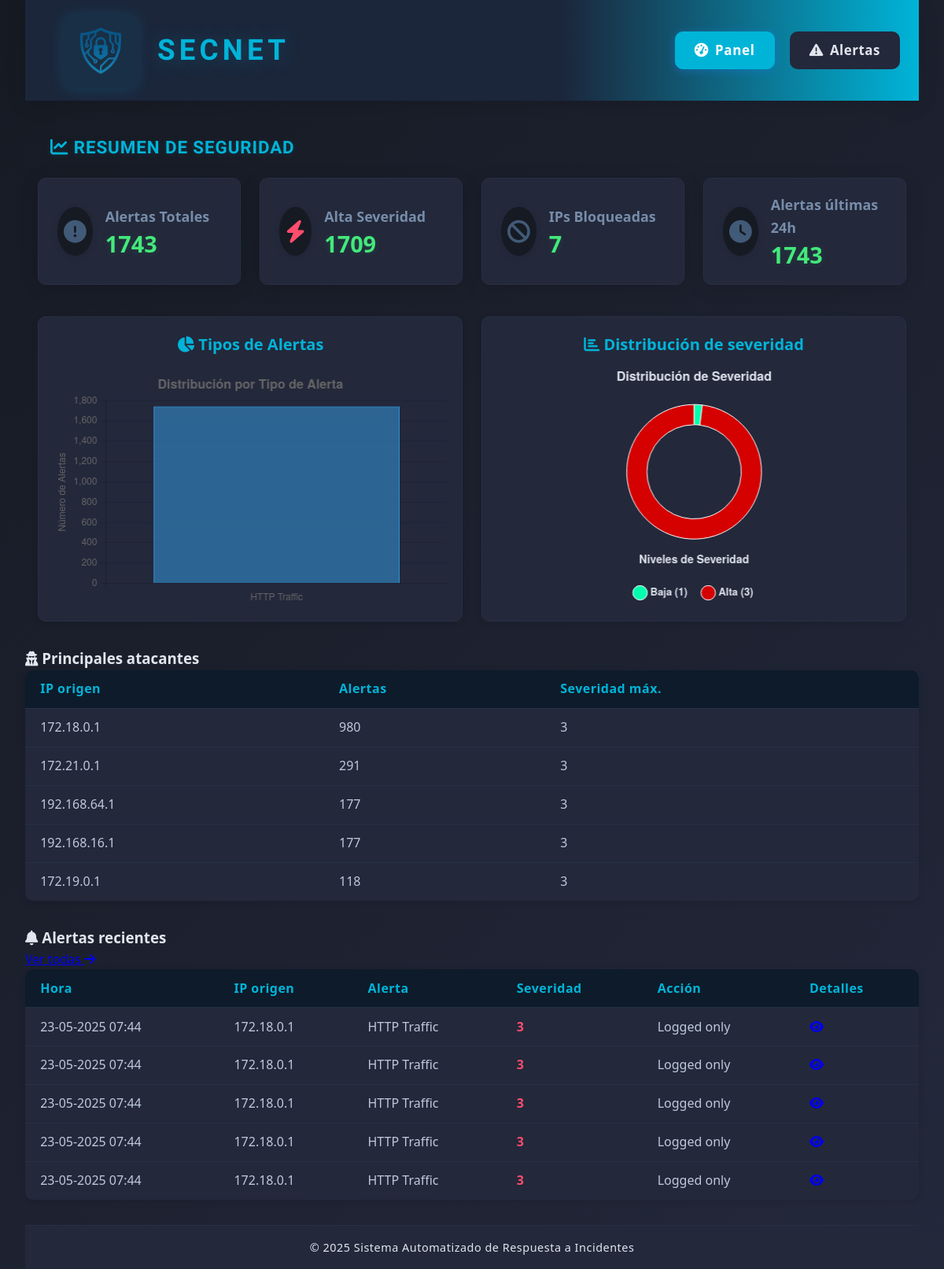
The app's page /web-interface/index.php with its own data.
### tables this page shows
CREATE TABLE alerts (        id INTEGER PRIMARY KEY AUTOINCREMENT,        timestamp TEXT,        src_ip TEXT,        dest_ip TEXT,        alert_message TEXT,        severity INTEGER,        protocol TEXT,        action_taken TEXT,        raw_data TEXT    );

### web-interface/index.php (the view, shortened to what this page needs)
<!DOCTYPE html>
<html lang="es">
<head>
    <link rel="stylesheet" href="https://cdnjs.cloudflare.com/ajax/libs/font-awesome/6.4.0/css/all.min.css">
    <link rel="stylesheet" href="css/style.css">
</head>
<body>
    <div class="container">
        <header>
            <div class="logo-container">
                <a href="index.php" style="display:flex;align-items:center;text-decoration:none;">
                    <img src="assets/logo.png" alt="Logo">
                    <h1 style="font-family: 'Orbitron', sans-serif;">SecNet</h1>
                </a>
            </div>
            <nav>
                <ul>
                    <li><a href="index.php" class="active"><i class="fas fa-tachometer-alt"></i> Panel</a></li>
                    <li><a href="alerts.php"><i class="fas fa-exclamation-triangle"></i> Alertas</a></li>
                </ul>
            </nav>
        </header>
        <main>
            <div class="dashboard-header">
                <h2><i class="fas fa-chart-line"></i> Resumen de Seguridad</h2>
            </div>
            <section class="dashboard">
                <div class="stats-container">
                    <?php
                    $db = new SQLite3('/var/www/html/database/alerts.db');
                    $where_not_blocked = "1=1";
                    $timeRange = isset($_GET['timeRange']) ? $_GET['timeRange'] : '';
                    $useTimeFilter = ($timeRange !== '' && is_numeric($timeRange));
                    $timeFilter = $useTimeFilter ? "timestamp > datetime('now', '-$timeRange hours')" : '1=1';
                    $total_alerts = $db->querySingle("SELECT COUNT(*) FROM alerts WHERE $where_not_blocked AND $timeFilter");
                    $high_severity = $db->querySingle("SELECT COUNT(*) FROM alerts WHERE severity >= 2 AND ($where_not_blocked) AND $timeFilter");
                    $blocked_ips = $db->querySingle("SELECT COUNT(DISTINCT ip_address) FROM blocked_ips");
                    $recent_alerts = $db->querySingle("SELECT COUNT(*) FROM alerts WHERE $timeFilter AND ($where_not_blocked)");
                    $top_attackers = [];
                    $top_attackers_query = "SELECT src_ip, COUNT(*) as count, MAX(severity) as max_severity FROM alerts WHERE $where_not_blocked AND $timeFilter GROUP BY src_ip ORDER BY count DESC LIMIT 10";
                    $top_attackers_result = $db->query($top_attackers_query);
                    while ($row = $top_attackers_result->fetchArray(SQLITE3_ASSOC)) {
                        $top_attackers[$row['src_ip']] = [
                            'count' => $row['count'],
                            'severity' => $row['max_severity']
                        ];
                    }
                    ?>
                    <div class="stat-card">
                        <div class="stat-icon"><i class="fas fa-exclamation-circle"></i></div>
                        <div class="stat-content">
                            <div class="stat-title">Alertas Totales</div>
                            <div class="stat-value"><?php echo $total_alerts; ?></div>
                        </div>
                    </div>
                    <div class="stat-card">
                        <div class="stat-icon danger"><i class="fas fa-bolt"></i></div>
                        <div class="stat-content">
                            <div class="stat-title">Alta Severidad</div>
                            <div class="stat-value"><?php echo $high_severity; ?></div>
                        </div>
                    </div>
                    <div class="stat-card">
                        <div class="stat-icon"><i class="fas fa-ban"></i></div>
                        <div class="stat-content">
                            <div class="stat-title">IPs Bloqueadas</div>
                            <div class="stat-value"><?php echo $blocked_ips; ?></div>
                        </div>
                    </div>
                    <div class="stat-card">
                        <div class="stat-icon"><i class="fas fa-clock"></i></div>
                        <div class="stat-content">
                            <div class="stat-title">Alertas últimas 24h</div>
                            <div class="stat-value"><?php echo $recent_alerts; ?></div>
                        </div>
                    </div>
                </div>
                <div class="charts-container">
                    <div class="chart-card">
                        <h3><i class="fas fa-chart-pie"></i> Tipos de Alertas</h3>
                        <div class="chart-container" style="min-height: 300px;">
                            <canvas id="alertTypesChart"></canvas>
                        </div>
                    </div>
                    <div class="chart-card">
                        <h3><i class="fas fa-chart-bar"></i> Distribución de severidad</h3>
                        <div class="chart-container" style="min-height: 300px;">
                            <canvas id="severityChart" style="width: 100%; height: 100%;"></canvas>
                        </div>
                    </div>
                </div>
                <div class="top-attackers-section">
                    <h3><i class="fas fa-user-secret"></i> Principales atacantes</h3>
                    <table class="top-attackers-table">
                        <thead>
                            <tr>
                                <th>IP origen</th>
                                <th>Alertas</th>
                                <th>Severidad máx.</th>
                            </tr>
                        </thead>
                        <tbody>
                            <?php foreach ($top_attackers as $ip => $info): ?>
                                <tr>
                                    <td><?php echo htmlspecialchars($ip); ?></td>
                                    <td><?php echo $info['count']; ?></td>
                                    <td><?php echo $info['severity']; ?></td>
                                </tr>
                            <?php endforeach; ?>
                        </tbody>
                    </table>
                </div>
                <div class="recent-alerts">
                    <div class="section-header">
                        <h3><i class="fas fa-bell"></i> Alertas recientes</h3>
                        <a href="alerts.php" class="view-all">Ver todas <i class="fas fa-arrow-right"></i></a>
                    </div>
                    <div class="table-container">
                        <table>
                            <thead>
                                <tr>
                                    <th>Hora</th>
                                    <th>IP origen</th>
                                    <th>Alerta</th>
                                    <th>Severidad</th>
                                    <th>Acción</th>
                                    <th>Detalles</th>
                                </tr>
                            </thead>
                            <tbody>
                                <?php
                                $results = $db->query("SELECT * FROM alerts WHERE $where_not_blocked AND $timeFilter ORDER BY timestamp DESC LIMIT 5");
                                while ($row = $results->fetchArray(SQLITE3_ASSOC)) {
                                    $severity_class = ($row['severity'] >= 2) ? 'high' : 'low';
                                    echo '<tr>';
                                    echo '<td>' . date('d-m-Y H:i', strtotime($row['timestamp'])) . '</td>';
                                    echo '<td>' . htmlspecialchars($row['src_ip']) . '</td>';
                                    echo '<td>' . htmlspecialchars($row['alert_message']) . '</td>';
                                    echo '<td><span class="severity ' . $severity_class . '">' . htmlspecialchars($row['severity']) . '</span></td>';
                                    echo '<td>' . htmlspecialchars($row['action_taken']) . '</td>';
                                    echo '<td><a href="alert-details.php?id=' . urlencode($row['id']) . '" class="btn btn-icon" title="Ver detalles"><i class="fas fa-eye"></i></a></td>';
                                    echo '</tr>';
                                }
                                ?>
                            </tbody>
                        </table>
                    </div>
                </div>
            </section>
        </main>
        <footer class="footer-container">
            <p>&copy; <?php echo date('Y'); ?> Sistema Automatizado de Respuesta a Incidentes</p>
        </footer>
    </div>
    <script>
        // Inicializar los gráficos cuando el DOM esté completamente cargado
        document.addEventListener('DOMContentLoaded', function() {
            console.log('DOM completamente cargado, inicializando gráficos...');
            // Verificar si Chart.js está cargado
            if (typeof Chart === 'undefined') {
                console.error('Chart.js no se ha cargado correctamente');
                return;
            }
            // Verificar si la función initCharts existe
            if (typeof initCharts === 'function') {
                console.log('Inicializando gráficos...');
                initCharts();
            } else {
                console.error('La función initCharts no está definida');
            }
        });
    </script>
</body>
</html>

### records on screen
alerts: timestamp "23-05-2025 07:44", src_ip "172.18.0.1", alert_message "HTTP Traffic", severity "3", action_taken "Logged only"
alerts: timestamp "23-05-2025 07:44", src_ip "172.18.0.1", alert_message "HTTP Traffic", severity "3", action_taken "Logged only"
alerts: timestamp "23-05-2025 07:44", src_ip "172.18.0.1", alert_message "HTTP Traffic", severity "3", action_taken "Logged only"
alerts: timestamp "23-05-2025 07:44", src_ip "172.18.0.1", alert_message "HTTP Traffic", severity "3", action_taken "Logged only"
alerts: timestamp "23-05-2025 07:44", src_ip "172.18.0.1", alert_message "HTTP Traffic", severity "3", action_taken "Logged only"

### other values on screen
$total_alerts "1743"
$high_severity "1709"
$blocked_ips "7"
$recent_alerts "1743"
$ip "172.18.0.1"
$info['count'] "980"
$info['severity'] "3"
$ip "172.21.0.1"
$info['count'] "291"
$ip "192.168.64.1"
$info['count'] "177"
$ip "192.168.16.1"
$ip "172.19.0.1"
$info['count'] "118"
